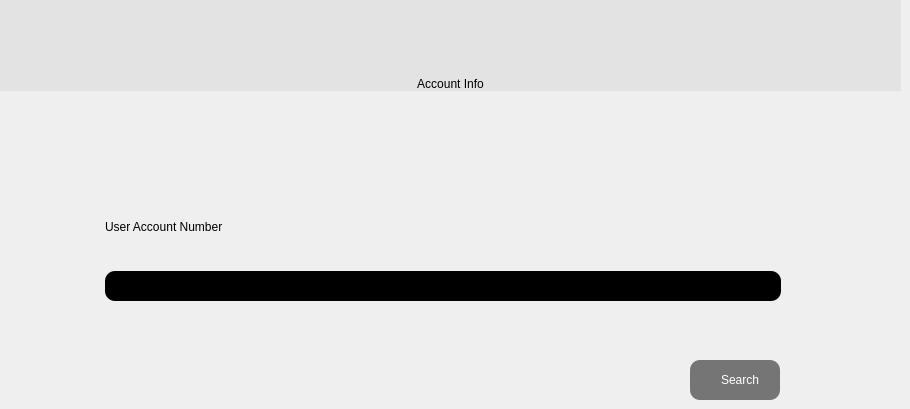
       <widget class="QWidget" name="account_info_page">
        <widget class="QLabel" name="account_info_label">
         <property name="geometry">
          <rect>
           <x>0</x>
           <y>0</y>
           <width>901</width>
           <height>91</height>
          </rect>
         </property>
         <property name="styleSheet">
          <string notr="true">background-color: rgb(227, 227, 227);
font: 48pt &quot;MS Shell Dlg 2&quot;;
border:none;</string>
         </property>
         <property name="text">
          <string>Account Info</string>
         </property>
         <property name="alignment">
          <set>Qt::AlignBottom|Qt::AlignHCenter</set>
         </property>
        </widget>
        <widget class="QWidget" name="layoutWidget_5">
         <property name="geometry">
          <rect>
           <x>100</x>
           <y>170</y>
           <width>681</width>
           <height>131</height>
          </rect>
         </property>
         <layout class="QVBoxLayout" name="acount_info_page_Layout">
          <property name="spacing">
           <number>25</number>
          </property>
          <property name="leftMargin">
           <number>5</number>
          </property>
          <property name="topMargin">
           <number>10</number>
          </property>
          <property name="rightMargin">
           <number>0</number>
          </property>
          <property name="bottomMargin">
           <number>0</number>
          </property>
          <item>
           <widget class="QLabel" name="username_label_acc">
            <property name="styleSheet">
             <string notr="true">color: black;
font: 75 11pt &quot;MS Shell Dlg 2&quot;;
</string>
            </property>
            <property name="text">
             <string>User Account Number</string>
            </property>
            <property name="alignment">
             <set>Qt::AlignBottom|Qt::AlignJustify</set>
            </property>
            <property name="margin">
             <number>0</number>
            </property>
            <property name="indent">
             <number>12</number>
            </property>
           </widget>
          </item>
          <item>
           <widget class="QLineEdit" name="username_field_acc">
            <property name="enabled">
             <bool>true</bool>
            </property>
            <property name="sizePolicy">
             <sizepolicy hsizetype="Expanding" vsizetype="Fixed">
              <horstretch>0</horstretch>
              <verstretch>0</verstretch>
             </sizepolicy>
            </property>
            <property name="styleSheet">
             <string notr="true">height:30px;
font: 9pt &quot;MS Shell Dlg 2&quot;;
border-radius:10px;
background-color: rgb(0, 0, 0);
color: rgb(255, 255, 255);</string>
            </property>
            <property name="maxLength">
             <number>32773</number>
            </property>
            <property name="placeholderText">
             <string/>
            </property>
            <property name="cursorMoveStyle">
             <enum>Qt::VisualMoveStyle</enum>
            </property>
            <property name="clearButtonEnabled">
             <bool>true</bool>
            </property>
           </widget>
          </item>
         </layout>
        </widget>
        <widget class="QPushButton" name="search_account_info">
         <property name="geometry">
          <rect>
           <x>690</x>
           <y>360</y>
           <width>90</width>
           <height>40</height>
          </rect>
         </property>
         <property name="sizePolicy">
          <sizepolicy hsizetype="Fixed" vsizetype="Fixed">
           <horstretch>34</horstretch>
           <verstretch>35</verstretch>
          </sizepolicy>
         </property>
         <property name="minimumSize">
          <size>
           <width>90</width>
           <height>0</height>
          </size>
         </property>
         <property name="layoutDirection">
          <enum>Qt::LeftToRight</enum>
         </property>
         <property name="autoFillBackground">
          <bool>false</bool>
         </property>
         <property name="styleSheet">
          <string notr="true">QPushButton{
	color:white;
	background-color: rgb(117, 117, 117);
	font: 75 10pt &quot;MS Shell Dlg 2&quot;;
	border:none;
	height:40px;
	padding-left:10px;
	border-radius:10px;
}



QPushButton:hover{
	background-color:white;
	color:black;
	font-weight:bold;
}
</string>
         </property>
         <property name="text">
          <string>Search</string>
         </property>
         <property name="iconSize">
          <size>
           <width>20</width>
           <height>20</height>
          </size>
         </property>
         <property name="checkable">
          <bool>true</bool>
         </property>
         <property name="autoExclusive">
          <bool>true</bool>
         </property>
         <property name="autoRepeatDelay">
          <number>0</number>
         </property>
        </widget>
       </widget>
